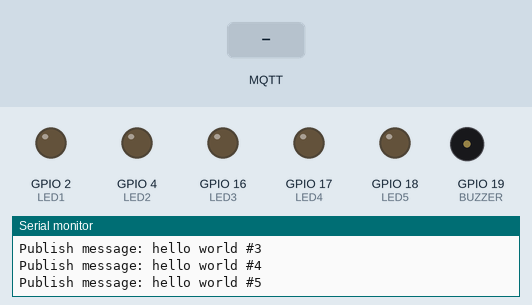
The sketch below on a simulated ESP32. On the bench: output pins drawn as LEDs (lit = HIGH), buzzer (waves = sounding), the last lines printed to the serial monitor. The inputs (shaded band) are chosen by the test bench. WiFi joins after 1.5 s; servers stay silent unless stated; random numbers use the default seed unless the sketch sets one; no MQTT or app messages arrive unless stated.

Above: at 6.2 s.
6.3 s: MQTT message "1" arrives on the first subscribed topic
At 6.6 s:
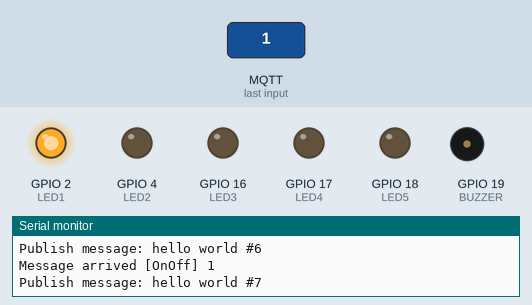
7.8 s: MQTT message "2" arrives on the first subscribed topic
At 9.0 s:
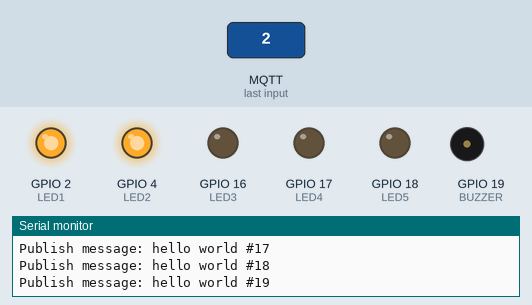
9.3 s: MQTT message "3" arrives on the first subscribed topic
At 10.2 s:
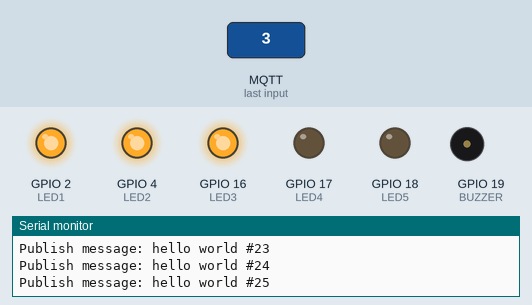
10.8 s: MQTT message "4" arrives on the first subscribed topic
At 11.3 s:
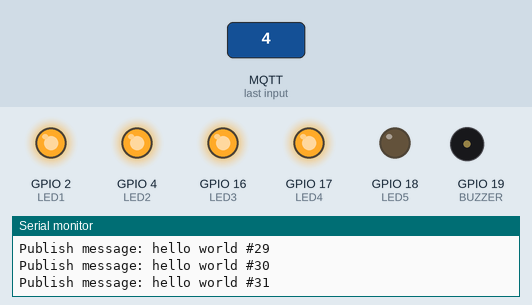
12.3 s: MQTT message "5" arrives on the first subscribed topic
At 13.5 s:
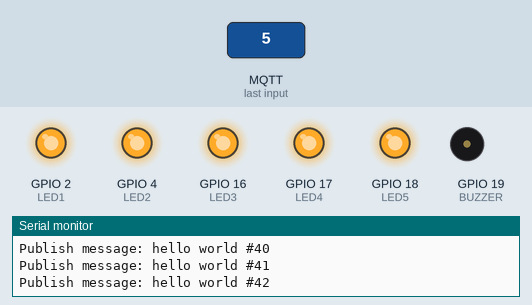
13.8 s: MQTT message "6" arrives on the first subscribed topic
At 14.8 s:
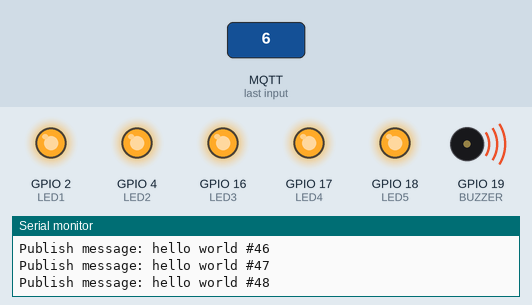
Timing chart, 0 to 16.3 s (numbered marks = the images above; inputs shaded):
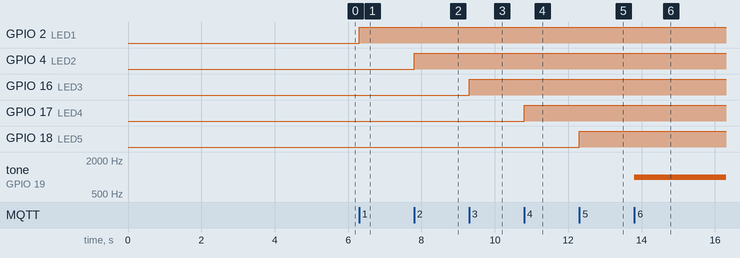

The sketch:

mqtt_esp32.ino
```cpp
#include <WiFi.h>
#include <PubSubClient.h>

// Update these with values suitable for your network.
const char* ssid = "HOMESTAY";
const char* password = "harihari";
const char* mqtt_server = "esp32.my.id";
const int mqtt_port = 1174;

// MQTT topics
const char* topic_subscribe = "OnOff";
const char* topic_publish = "kirimHelloWorld1";

// WiFi and MQTT clients
WiFiClient espClient;
PubSubClient client(espClient);

unsigned long lastMsg = 0;
#define MSG_BUFFER_SIZE (50)
char msg[MSG_BUFFER_SIZE];
int value = 0;

// Pin untuk lima LED dan buzzer
#define LED1 2
#define LED2 4
#define LED3 16
#define LED4 17
#define LED5 18
#define BUZZER 19

void setup_wifi() {
  Serial.println();
  Serial.print("Connecting to ");
  Serial.println(ssid);

  WiFi.mode(WIFI_STA);
  WiFi.begin(ssid, password);

  unsigned long startAttemptTime = millis();
  while (WiFi.status() != WL_CONNECTED && millis() - startAttemptTime < 1000) {  // Timeout 10 detik
    delay(5000);
    Serial.print(".");
  }

  if (WiFi.status() == WL_CONNECTED) {
    Serial.println("");
    Serial.println("WiFi connected");
    Serial.println("IP address: ");
    Serial.println(WiFi.localIP());
  } else {
    Serial.println("Failed to connect to WiFi. Restarting...");
    ESP.restart();  // Restart jika WiFi gagal tersambung
  }
}

void callback(char* topic, byte* payload, unsigned int length) {
  Serial.print("Message arrived [");
  Serial.print(topic);
  Serial.print("] ");

  // Baca payload dan ubah menjadi string
  String command = "";
  for (int i = 0; i < length; i++) {
    command += (char)payload[i];
  }
  Serial.println(command);

  if (command.length() == 1) {  // Pastikan hanya memproses payload 1 karakter
    char cmd = command[0];
    switch (cmd) {
      case '1': digitalWrite(LED1, HIGH); break;
      case '2': digitalWrite(LED2, HIGH); break;
      case '3': digitalWrite(LED3, HIGH); break;
      case '4': digitalWrite(LED4, HIGH); break;
      case '5': digitalWrite(LED5, HIGH); break;
      case '6': tone(BUZZER, 1000); break;  // Nyalakan buzzer dengan frekuensi 1000 Hz
      case '0':  // Matikan semua LED dan buzzer
        digitalWrite(LED1, LOW);
        digitalWrite(LED2, LOW);
        digitalWrite(LED3, LOW);
        digitalWrite(LED4, LOW);
        digitalWrite(LED5, LOW);
        noTone(BUZZER);
        break;
      default:
        Serial.println("Unknown command!");
    }
  } else {
    Serial.println("Invalid payload length!");
  }
}

void reconnect() {
  while (!client.connected()) {
    Serial.print("Attempting MQTT connection...");
    String clientId = "ESP32Client-";
    clientId += String(random(0xffff), HEX);

    if (client.connect(clientId.c_str())) {
      Serial.println("connected");
      client.publish(topic_publish, "ESP32 connected");
      client.subscribe(topic_subscribe);
    } else {
      Serial.print("failed, rc=");
      Serial.print(client.state());
      Serial.println(" try again in 5 seconds");
      delay(5000);
    }
  }
}

void setup() {
  // Inisialisasi semua pin LED dan buzzer sebagai output
  pinMode(LED1, OUTPUT);
  pinMode(LED2, OUTPUT);
  pinMode(LED3, OUTPUT);
  pinMode(LED4, OUTPUT);
  pinMode(LED5, OUTPUT);
  pinMode(BUZZER, OUTPUT);

  Serial.begin(115200);
  setup_wifi();
  client.setServer(mqtt_server, mqtt_port);
  client.setCallback(callback);
}

void loop() {
  if (WiFi.status() != WL_CONNECTED) {
    setup_wifi();  // Coba sambung ulang jika WiFi terputus
  }

  if (!client.connected()) {
    reconnect();  // Coba sambung ulang jika MQTT terputus
  }

  client.loop();

  unsigned long now = millis();
  if (now - lastMsg > 200) {  // Kirim pesan setiap 2 detik
    lastMsg = now;
    snprintf(msg, MSG_BUFFER_SIZE, "hello world #%d", value++);
    Serial.print("Publish message: ");
    Serial.println(msg);
    client.publish(topic_publish, msg);
  }
}
```

Measured:
- after the input at 6.3 s, GPIO 2 (LED1): LOW → HIGH at once
- after the input at 7.8 s, GPIO 4 (LED2): LOW → HIGH at once
- after the input at 9.3 s, GPIO 16 (LED3): LOW → HIGH at once
- after the input at 10.8 s, GPIO 17 (LED4): LOW → HIGH at once
- after the input at 12.3 s, GPIO 18 (LED5): LOW → HIGH at once
- after the input at 13.8 s, tone on GPIO 19 (BUZZER): silent → 1000 Hz at once
